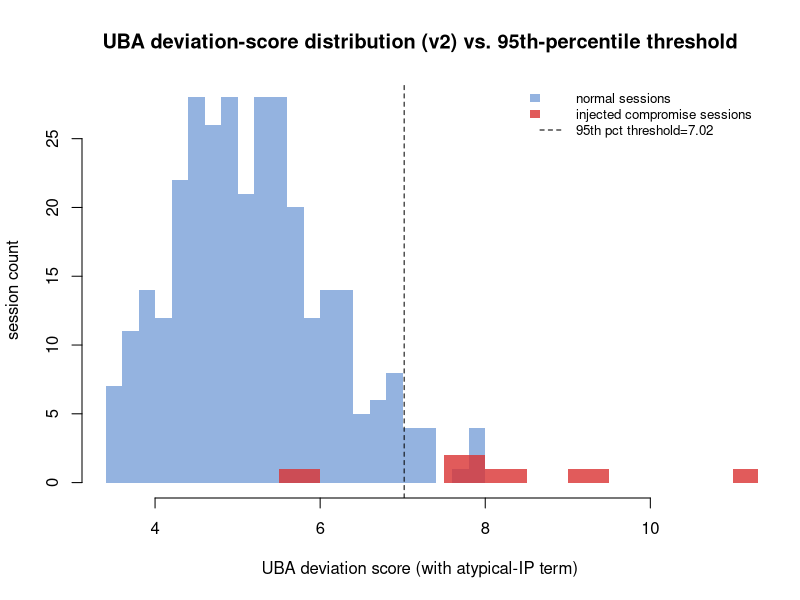

Write the R code that produced this figure.
# =====================================================================
# T07 GridWatch — User/Entity Behaviour Analytics (R)
# Session 7 (Access analytics) — R port + atypical-source-IP extension
#
# Part A ports uba.py exactly and validates against the real, already-
# persisted uba_deviation_score column in vendor_session_features.csv -
# this is a correctness check, not guesswork, before anything new is added.
# Part B adds the atypical-source-IP feature flagged as a Session 7 gap
# in the evidence audit (device/location dimension wasn't quantified).
#
# Run: Rscript uba_workflow.R
# Requires: jsonlite (installed automatically below).


if (!requireNamespace("jsonlite", quietly = TRUE)) {
  install.packages("jsonlite", repos = "https://cloud.r-project.org")
}
suppressPackageStartupMessages(library(jsonlite))

set.seed(42)

data <- read.csv("02_data/processed/vendor_session_features.csv", stringsAsFactors = FALSE)
# ground_truth.csv is not merged separately here because is_compromised_session
# is already present in vendor_session_features.csv (it was persisted back into
# this file at the end of the original uba.py run) - merging again would just
# create duplicate columns for no benefit.

# PART A — port of the original uba.py, validated against real output

# A1. Peer-group baselining (ported from acct_profile / KMeans block)

acct_profile <- aggregate(
  cbind(off_hours_flag, session_duration_min, distinct_hosts_48h) ~ vendor_account,
  data = data, FUN = mean
)
names(acct_profile) <- c("vendor_account", "off_hours_rate", "mean_duration", "mean_lateral")

X <- scale(acct_profile[, c("off_hours_rate", "mean_duration", "mean_lateral")])
km <- kmeans(X, centers = 2, nstart = 10)
acct_profile$peer_group <- km$cluster - 1  # R clusters are 1/2; original is 0/1


# A2. Rule-based deviation score (ported exactly from uba.py)

fillna0 <- function(x) ifelse(is.na(x), 0, x)

lateral_z <- (data$distinct_hosts_48h - mean(data$distinct_hosts_48h, na.rm = TRUE)) /
             sd(data$distinct_hosts_48h, na.rm = TRUE)

data$uba_deviation_score_R <- fillna0(abs(data$duration_zscore)) +
                               fillna0(abs(data$hour_zscore)) +
                               fillna0(abs(lateral_z))

# Validation: compare against the real, already-persisted score
diff <- abs(data$uba_deviation_score_R - data$uba_deviation_score)
cat("\n=== PART A VALIDATION: R port vs. real persisted uba_deviation_score ===\n")
cat(sprintf("Max absolute difference across %d sessions: %.6f\n", nrow(data), max(diff, na.rm = TRUE)))
cat(sprintf("Mean absolute difference: %.6f\n", mean(diff, na.rm = TRUE)))
cat(sprintf("Sessions matching to 3 decimal places: %d / %d\n", sum(diff < 0.001, na.rm = TRUE), nrow(data)))

UBA_THRESHOLD_orig_formula <- quantile(data$uba_deviation_score_R, 0.95)
recall_orig_formula <- mean(data$uba_deviation_score_R[data$is_compromised_session == 1] >= UBA_THRESHOLD_orig_formula)
cat(sprintf("Threshold (R, original formula): %.3f  vs. real: 4.118\n", UBA_THRESHOLD_orig_formula))
cat(sprintf("Recall at threshold (R, original formula): %.3f  vs. real: 0.833\n", recall_orig_formula))
cat("==========================================================================\n\n")

# PART B - NEW: atypical-source-IP feature (Session 7 gap closure)

# Design choice, stated explicitly: for each vendor_account, compute how
# often each source_ip is actually used by that account. A session from
# an IP the account rarely uses is scored as more "atypical." This
# operationalises the source-IP anomaly that was previously only
# referenced qualitatively (the case's "off_hours_or_atypical_ip"
# evidence item), without altering any existing feature or score.

ip_usage <- aggregate(session_id ~ vendor_account + source_ip, data = data, FUN = length)
names(ip_usage)[3] <- "ip_session_count"
acct_totals <- aggregate(session_id ~ vendor_account, data = data, FUN = length)
names(acct_totals)[2] <- "acct_total_sessions"
ip_usage <- merge(ip_usage, acct_totals, by = "vendor_account")
ip_usage$ip_usage_fraction <- ip_usage$ip_session_count / ip_usage$acct_total_sessions

data <- merge(data, ip_usage[, c("vendor_account", "source_ip", "ip_usage_fraction")],
              by = c("vendor_account", "source_ip"), all.x = TRUE)

# atypical_ip_score: 0 = account's usual IP, approaching 1 = rarely-used IP
data$atypical_ip_score <- 1 - data$ip_usage_fraction
# binary flag for interpretability: IP used in < 10% of this account's sessions
data$atypical_ip_flag <- as.integer(data$ip_usage_fraction < 0.10)

# Scaled to sit on a comparable magnitude to the existing abs-z-score terms
# (which typically range ~0-4). A factor of 3 means an always-rare IP
# contributes roughly as much as a 3-sigma deviation on the existing terms -
# a deliberate, stated weighting choice, not a fitted one.
IP_SCALE_FACTOR <- 3
data$uba_deviation_score_v2 <- data$uba_deviation_score_R + data$atypical_ip_score * IP_SCALE_FACTOR

UBA_THRESHOLD_v2 <- quantile(data$uba_deviation_score_v2, 0.95)
data$uba_flagged_v2 <- as.integer(data$uba_deviation_score_v2 >= UBA_THRESHOLD_v2)
recall_v2 <- mean(data$uba_flagged_v2[data$is_compromised_session == 1] == 1)
sessions_flagged_v2 <- sum(data$uba_flagged_v2)

cat("=== PART B: with atypical-source-IP feature added ===\n")
cat(sprintf("New threshold (95th pct, score + IP term): %.3f\n", UBA_THRESHOLD_v2))
cat(sprintf("Sessions flagged: %d  (original: 17)\n", sessions_flagged_v2))
cat(sprintf("Recall of injected compromise: %.3f  (original: 0.833)\n", recall_v2))

# Which specific sessions change status vs. the original flagging
data$uba_flagged_orig <- as.integer(data$uba_deviation_score_R >= UBA_THRESHOLD_orig_formula)
newly_flagged <- data[data$uba_flagged_v2 == 1 & data$uba_flagged_orig == 0, ]
no_longer_flagged <- data[data$uba_flagged_v2 == 0 & data$uba_flagged_orig == 1, ]
cat(sprintf("Sessions newly flagged by adding the IP feature: %d\n", nrow(newly_flagged)))
cat(sprintf("Sessions no longer flagged (displaced by the new threshold): %d\n", nrow(no_longer_flagged)))
if (nrow(newly_flagged) > 0) {
  cat("Newly flagged sessions (session_id, vendor_account, is_compromised_session):\n")
  print(newly_flagged[order(-newly_flagged$uba_deviation_score_v2),
                       c("session_id", "vendor_account", "is_compromised_session")])
}
cat("======================================================\n\n")


# Top anomalies (v2) and figure

flagged_v2 <- data[data$uba_flagged_v2 == 1, ]
flagged_v2 <- flagged_v2[order(-flagged_v2$uba_deviation_score_v2), ]
top_anomalies_v2 <- head(flagged_v2[, c("session_id", "vendor_account", "timestamp", "destination_host",
                                         "uba_deviation_score_v2", "atypical_ip_flag", "is_compromised_session")], 15)

out_dir <- "04_models"
if (!dir.exists(out_dir)) dir.create(out_dir, recursive = TRUE)
write.csv(top_anomalies_v2, file.path(out_dir, "uba_top_anomalies_with_ip_R.csv"), row.names = FALSE)

fig_dir <- "04_models/figures"
if (!dir.exists(fig_dir)) dir.create(fig_dir, recursive = TRUE)
png(file.path(fig_dir, "fig6_uba_deviation_distribution_v2_R.png"), width = 800, height = 400, res = 110)
normal <- data$uba_deviation_score_v2[data$is_compromised_session == 0]
compromised <- data$uba_deviation_score_v2[data$is_compromised_session == 1]
hist(normal, breaks = 30, col = rgb(0.3, 0.5, 0.8, 0.6), border = NA,
     xlab = "UBA deviation score (with atypical-IP term)", ylab = "session count",
     main = "UBA deviation-score distribution (v2) vs. 95th-percentile threshold",
     xlim = range(c(normal, compromised)))
hist(compromised, breaks = 10, col = rgb(0.85, 0.2, 0.2, 0.8), border = NA, add = TRUE)
abline(v = UBA_THRESHOLD_v2, col = "black", lty = 2)
legend("topright", legend = c("normal sessions", "injected compromise sessions",
                               sprintf("95th pct threshold=%.2f", UBA_THRESHOLD_v2)),
       fill = c(rgb(0.3, 0.5, 0.8, 0.6), rgb(0.85, 0.2, 0.2, 0.8), NA),
       border = NA, lty = c(NA, NA, 2), bty = "n", cex = 0.8)
dev.off()

# Export

output <- list(
  part_a_validation = list(
    max_abs_diff_vs_real_score = round(max(diff, na.rm = TRUE), 6),
    threshold_R = round(as.numeric(UBA_THRESHOLD_orig_formula), 3),
    threshold_real = 4.118,
    recall_R = round(recall_orig_formula, 3),
    recall_real = 0.833
  ),
  part_b_with_atypical_ip = list(
    feature_definition = "atypical_ip_score = 1 - (sessions from this exact source_ip for this account / total sessions for this account); scaled by 3x and added to the existing deviation score",
    threshold_v2 = round(as.numeric(UBA_THRESHOLD_v2), 3),
    sessions_flagged_v2 = sessions_flagged_v2,
    recall_v2 = round(recall_v2, 3),
    newly_flagged_count = nrow(newly_flagged),
    no_longer_flagged_count = nrow(no_longer_flagged)
  ),
  peer_groups = acct_profile
)

write_json(output, "04_models/uba_results_with_ip_R.json", auto_unbox = TRUE, pretty = TRUE)
cat("Results written to 04_models/uba_results_with_ip_R.json\n")
cat("Top anomalies written to 04_models/uba_top_anomalies_with_ip_R.csv\n")
cat("Figure written to 04_models/figures/fig6_uba_deviation_distribution_v2_R.png\n")
